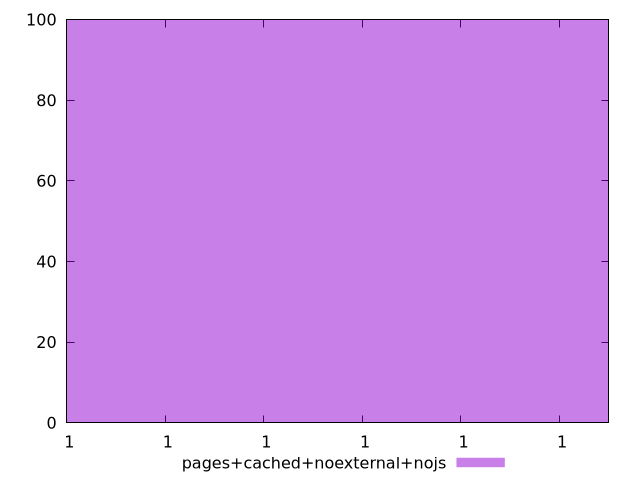

This chart was generated by the following gnuplot code:
$_pagesCachedNoexternalNojs <<EOF
0.9999999999999791 100
EOF
set key outside below
set terminal pngcairo
set output "report_00004_2020-11-02T20-21-41.718Z/dom-size/pages+cached+noexternal+nojs//hist.png"
set yrange [0:100]
set boxwidth 1.383379926633412e-15
set style fill transparent solid 0.5 noborder
plot $_pagesCachedNoexternalNojs title "pages+cached+noexternal+nojs" with boxes ,
